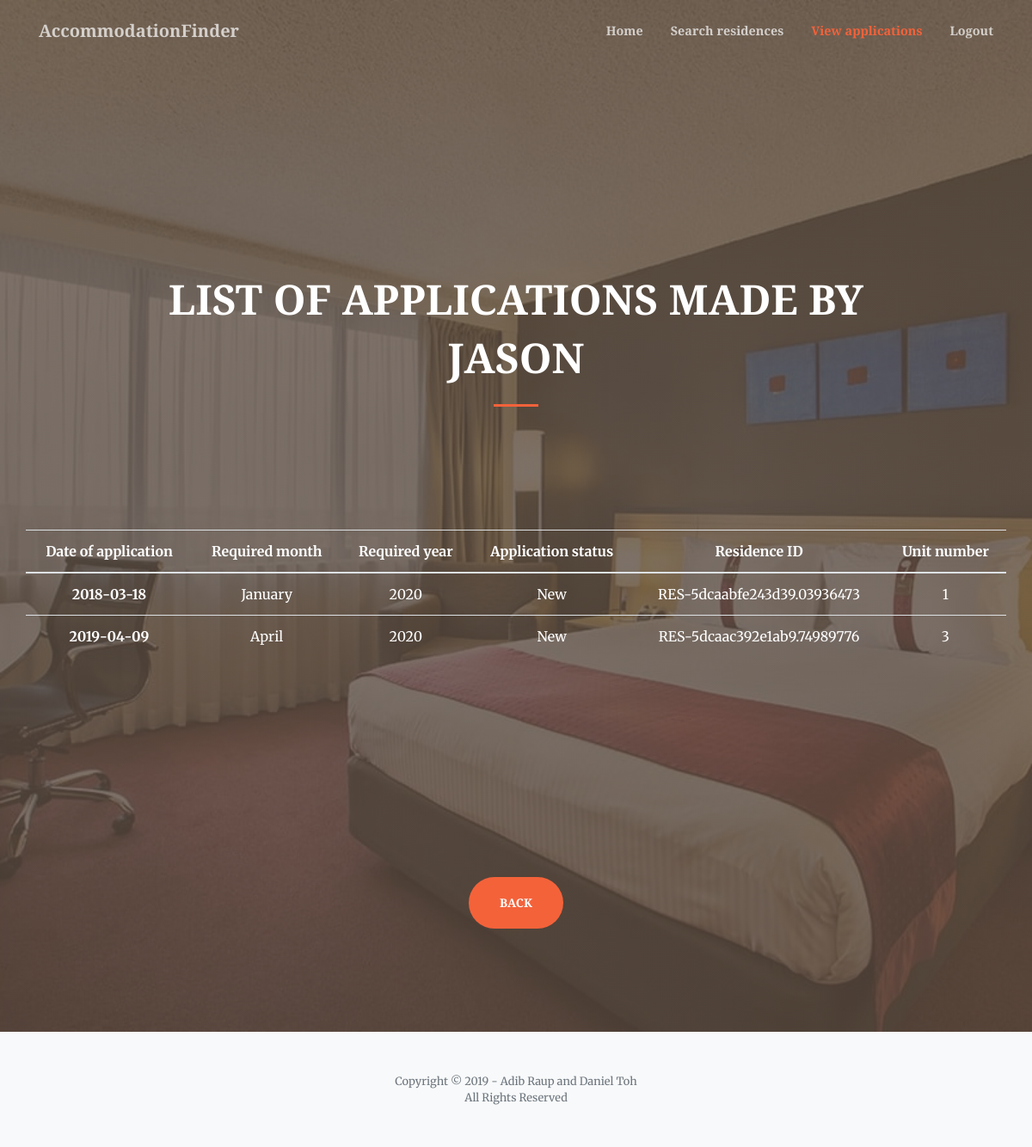
Page /applicantViewApplications.php (signed in) on the committed database.
### tables this page shows
CREATE TABLE `application` (
  `applyID` varchar(100) NOT NULL,
  `applyDate` date NOT NULL,
  `reqMonth` varchar(100) NOT NULL,
  `reqYear` varchar(100) NOT NULL,
  `status` varchar(100) NOT NULL,
  `applyUName` varchar(100) NOT NULL,
  `resID` varchar(100) NOT NULL,
  `unitNo` varchar(100) NOT NULL
);

### applicantViewApplications.php (the view, shortened to what this page needs)
<!DOCTYPE html>
<html lang="en">
<head>
  <link href="vendor/fontawesome-free/css/all.min.css" rel="stylesheet" type="text/css">
  <link href="vendor/magnific-popup/magnific-popup.css" rel="stylesheet">
  <link href="css/creative3.5.min.css" rel="stylesheet">
</head>
<body id="page-top">
  <nav class="navbar navbar-expand-lg navbar-light fixed-top py-3" id="mainNav">
    <div class="container">
      <a class="navbar-brand js-scroll-trigger" href="index.html">AccommodationFinder</a>
      <div class="collapse navbar-collapse" id="navbarResponsive">
        <ul class="navbar-nav ml-auto my-2 my-lg-0">
          <li class="nav-item">
            <a class="nav-link js-scroll-trigger" href="applicantHome.php">Home</a>
          </li>
          <li class="nav-item">
            <a class="nav-link js-scroll-trigger" href="searchAccommodation.html">Search residences</a>
          </li>
          <li class="nav-item">
            <a class="nav-link js-scroll-trigger" href="#page-top">View applications</a>
          </li>
          <li class="nav-item">
            <a class="nav-link js-scroll-trigger" href="index.html">Logout</a>
          </li>
        </ul>
      </div>
    </div>
  </nav>
  <header class="masthead">
    <div class="container h-100">
      <div class="row h-100 align-items-center justify-content-center text-center">
        <div class="col-lg-10 align-self-end">
          <h1 class="text-uppercase text-white font-weight-bold"><font size="7">List of applications
            made by <?php echo $_SESSION["Username"]; ?></font></h1>
          <hr class="divider my-4">
        </div>
          <table class="table table-hover">
            <thead>
              <tr>
                <th><font color="white">Date of application</font></th>
                <th><font color="white">Required month</font></th>
                <th><font color="white">Required year</font></th>
                <th><font color="white">Application status</font></th>
                <th><font color="white">Residence ID</font></th>
                <th><font color="white">Unit number</font></th>
              </tr>
            </thead>
            <tbody>
              <?php
              $servername = "localhost";
              $username = "root";
              $password = "";
              $conn = new mysqli($servername, $username, $password);
              $conn->select_db("accommodationfinder");
              $uName = $_SESSION["Username"];
              $lq = "SELECT * FROM application WHERE applyUName = '$uName'";
              $res = $conn->query($lq);
              foreach($res as $opt){
              ?>
                <tr>
                  <th scope="row" class="date"><font color="white"><?php echo $opt['applyDate']?></font></th>
                  <td class="month"><font color="white"><?php echo $opt['reqMonth']?></font></td>
                  <td class="year"><font color="white"><?php echo $opt['reqYear']?></font></td>
                  <td class="status"><font color="white"><?php echo $opt['status']?></font></td>
                  <td class="status"><font color="white"><?php echo $opt['resID']?></font></td>
                  <td class="status"><font color="white"><?php echo $opt['unitNo']?></font></td>
                </tr>
              <?php }?>
            </tbody>
          </table>
          <br><br>
        <a class="btn btn-primary btn-xl js-scroll-trigger" href="applicantHome.php">Back</a>
      </div>
    </div>
  </header>
  <footer class="bg-light py-5">
    <div class="container">
      <div class="small text-center text-muted">Copyright &copy; 2019 - Adib Raup and Daniel Toh</div>
      <div class="small text-center text-muted">All Rights Reserved</div>
    </div>
  </footer>
</body>
</html>

### rows in the picture
application: applyDate "2018-03-18", reqMonth "January", reqYear "2020", status "New", resID "RES-5dcaabfe243d39.03936473", unitNo "1"
application: applyDate "2019-04-09", reqMonth "April", reqYear "2020", status "New", resID "RES-5dcaac392e1ab9.74989776", unitNo "3"

### other values in the picture
$_SESSION["Username"] "JASON"
